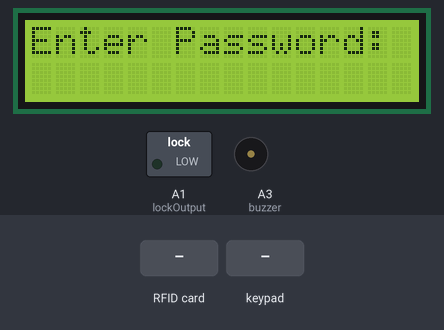
The sketch below on a simulated Arduino Mega 2560, built with avr-gcc and run on an emulated ATmega2560. Shown: 16×2 character LCD, switched loads named in the sketch (green lamp = pin HIGH), buzzer (waves = sounding). The inputs (shaded band) are chosen by the test bench. Pins used as bus, display or sensor lines are not drawn; what the sketch prints to the serial monitor is not drawn.

Above: at 1.3 s.
1.4 s: RFID card CB DA 63 1B held to the reader
At 1.7 s:
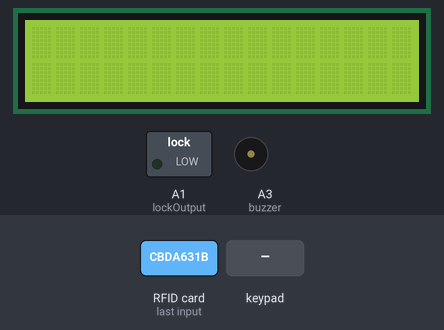
At 3.4 s:
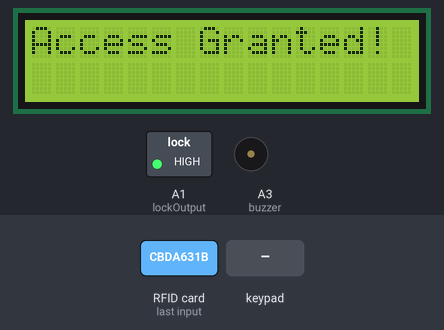
4.4 s: keypad keys 1 2 3 A 4 5 6 pressed 0.4 s apart
At 8.8 s:
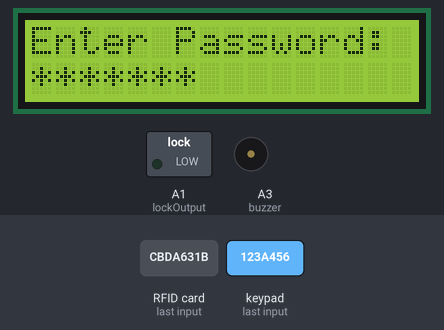
8.9 s: RFID card 5E 7A 19 C4 held to the reader
11.9 s: keypad keys 1 3 9 7 2 2 2 pressed 0.4 s apart
At 16.19 s:
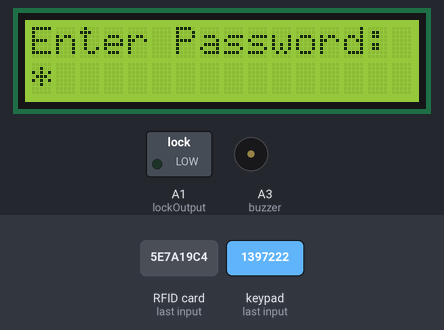
17.7 s: RFID card C7 20 2B 3F held to the reader
20.0 s: key '1' pressed
Timing chart, 0 to 23.1 s (numbered marks = the images above; inputs shaded):
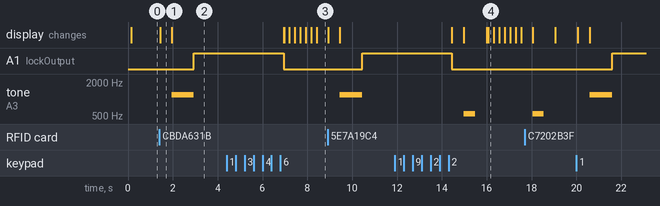

Measured:
- after the input at 1.4 s, A1 (lockOutput): LOW → HIGH after 1.5 s; tone on A3 (buzzer): silent → 1200 Hz after 0.54 s, → silent 1.0 s later; the display: changes at once (image 1)
- after the input at 4.4 s, the display: first changes after 2.5 s (image 3 shows a later state)
- after the input at 11.9 s, the display: first differs from a run without the input after 4.2 s (image 4)
- what the display in image 1 shows lasts 0.5 s, from 1.4 s to 1.9 s

The sketch:

Code_build_up.ino
```cpp
//include the keypad library
#include<Keypad.h>

//include the Wire.h library for I2C communication
#include<Wire.h>

//include the LiquidCrystal_I2C.h library
#include<LiquidCrystal_I2C.h>

//include the RFID library
#include <SPI.h>
#include <MFRC522.h>

#define RST_PIN         5      //to be changed in the arduino uno to pin 9
#define SS_PIN          53    //to be changed in the arduino uno to pin 10

//length of password + 1 for null character
#define password_Length 8

// Create MFRC522 instance
MFRC522 mfrc522(SS_PIN, RST_PIN);

//the two cards to use in demostrating access granted
byte accessUID_1[4]={0xCB, 0xDA, 0x63, 0x1B};
byte accessUID_2[4]={0xC7, 0x20, 0x2B, 0x3F};

//Character to hold password input
char Data[password_Length];
//Password
char Master[password_Length]="123A456";

//pin connected to door servo
int lockOutput = A1;

//counter for character entries
byte data_count=0;

//character to hold key input
char customKey;

//Constants for row and column sizes
const byte ROWS=4;
const byte COLS=4;

//Array to represent Keys on the Keypad
char hexaKeys[ROWS][COLS]={
  {'1','2','3','A'},
  {'4','5','6','B'},
  {'7','8','9','C'},
  {'*','0','#','D'}
};

//Arduino pin connections
byte rowPins[ROWS]={A0,8,7,6};
byte colPins[COLS]={9,4,3,2};

//create the keypad object
Keypad doorKeypad=Keypad(makeKeymap(hexaKeys),rowPins,colPins,ROWS,COLS);

//create an LCD
LiquidCrystal_I2C doorLCD(0x27,16,2);

//Declaring pin for buzzer connection
const int buzzer = A3;


void setup() {
  Serial.begin(9600);		// Initialize serial communications with the PC
	while (!Serial);		// Do nothing if no serial port is opened (added for Arduinos based on ATMEGA32U4)
	SPI.begin();			// Init SPI bus
	mfrc522.PCD_Init();		// Init MFRC522
	delay(4);				// Optional delay. Some board do need more time after init to be ready, see Readme
	mfrc522.PCD_DumpVersionToSerial();	// Show details of PCD - MFRC522 Card Reader details
	Serial.println(F("Scan PICC to see UID, SAK, type, and data blocks..."));

  // Innitialize lcd and put on backlight
  doorLCD.init();
  doorLCD.backlight();

  //set lock output as an OUTPUT pin
  pinMode(lockOutput, OUTPUT);
  pinMode(buzzer, OUTPUT);


}

void loop() {

  //Initialize lcd display and print
  doorLCD.setCursor(0,0);
  doorLCD.print("Enter Password: ");

  rfidCard();
  passWord();

}

void passWord(){
    //look for keypad press
  customKey=doorKeypad.getKey();

  if(customKey){

    //Enter key pressed into array and increment counter
    Data[data_count]=customKey;
    doorLCD.setCursor(data_count,1);
    doorLCD.print("*");
    data_count++;

    };

    //See if we have reached the password length
    if (data_count==password_Length - 1){
      delay(500);
      doorLCD.clear();

      if (!strcmp(Data, Master)){
        //password is correct
        delay(500);
        doorLCD.print("Access Granted!");

        //Sound the buzzer to show success
        buzzAccept();
        doorOpen();

      }
      else{
        //password is incorrect
        buzzDeny();
        doorLCD.print("Access Denied!");
        delay(1000);
      }

      //clear data and lcd display
      doorLCD.clear();
      clearData();
    }
}

void rfidCard(){
  	// Reset the loop if no new card present on the sensor/reader. This saves the entire process when idle.
	if ( ! mfrc522.PICC_IsNewCardPresent()) {
		return;
	}

	// Select one of the cards
	if ( ! mfrc522.PICC_ReadCardSerial()) {
		return;
	}

	// Dump debug info about the card; PICC_HaltA() is automatically called
	if(mfrc522.uid.uidByte[0]==accessUID_1[0] && mfrc522.uid.uidByte[1]==accessUID_1[1] && mfrc522.uid.uidByte[2]==accessUID_1[2] && mfrc522.uid.uidByte[3]==accessUID_1[3]){
    Serial.println("Access Granted!");
    doorLCD.clear();
    delay(500);
    doorLCD.print("Access Granted!");
    buzzAccept();
    doorOpen();
  }
  else if(mfrc522.uid.uidByte[0]==accessUID_2[0] && mfrc522.uid.uidByte[1]==accessUID_2[1] && mfrc522.uid.uidByte[2]==accessUID_2[2] && mfrc522.uid.uidByte[3]==accessUID_2[3]){
    Serial.println("Access Granted!");
    doorLCD.clear();
    delay(500);
    doorLCD.print("Access Granted!");
    buzzAccept();
    doorOpen();
  }
  else{
    Serial.println("Access Denied!");
    doorLCD.clear();
    delay(500);
    doorLCD.print("Access Denied!");
    buzzDeny();
  }

  mfrc522.PICC_HaltA();
}

void clearData() {
  //go through array and clear data
  while (data_count != 0){
    Data[data_count--] = 0;
  }
  return;
}

void buzzAccept(){
  tone(buzzer, 1200); // Send 1KHz sound signal...
  delay(1000);        // ...for 1 sec
  noTone(buzzer);     // Stop sound...

}

void buzzDeny(){
  tone(buzzer, 550); // Send 1KHz sound signal...
  delay(250);        // ...for 1 sec
  noTone(buzzer);
  tone(buzzer, 550); // Send 1KHz sound signal...
  delay(250);        // ...for 1 sec
  noTone(buzzer);   // Stop sound...
  delay(500);

}

void doorOpen(){
  //turn on servo to open the door
  digitalWrite(lockOutput, HIGH);
  delay(4000);
  digitalWrite(lockOutput, LOW);
}
```
